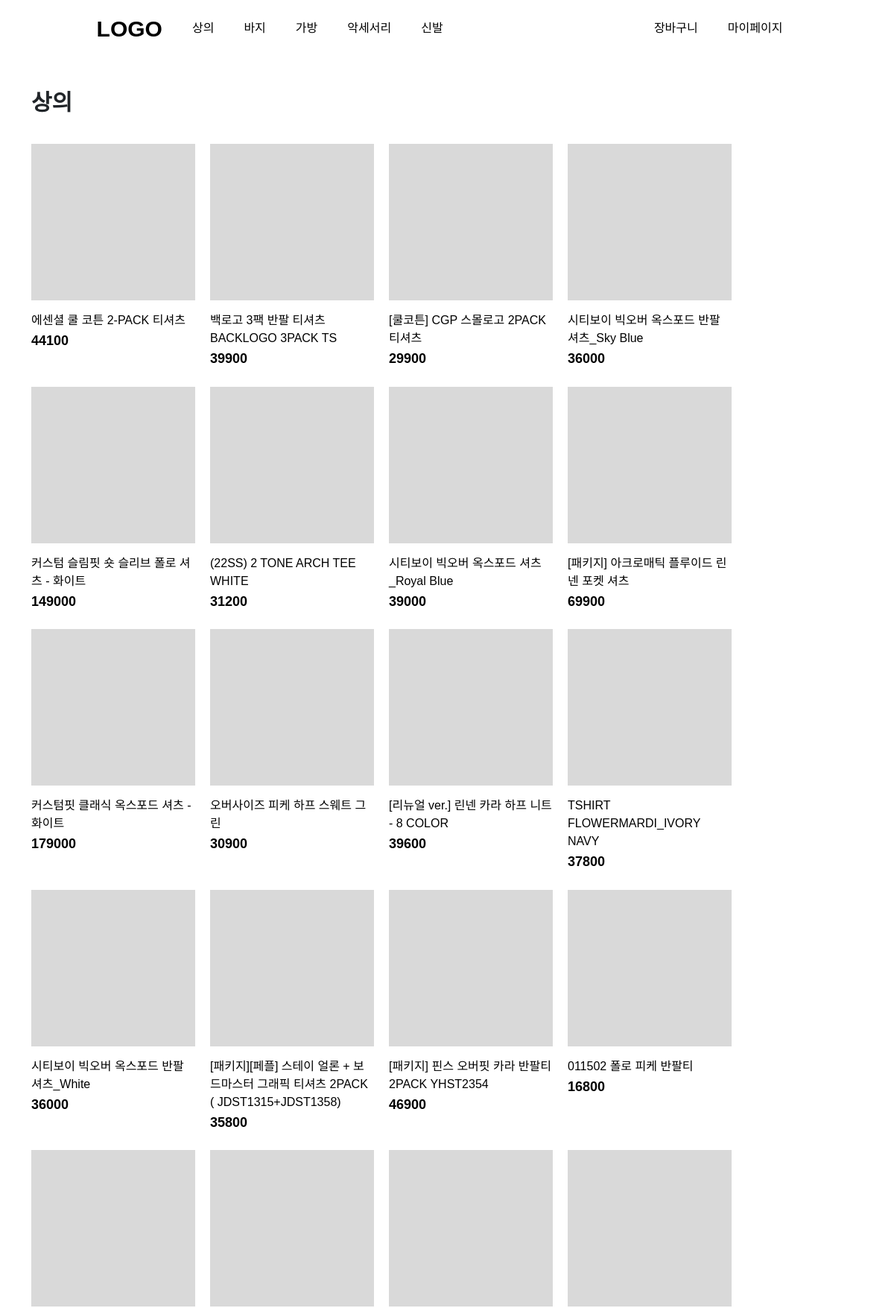
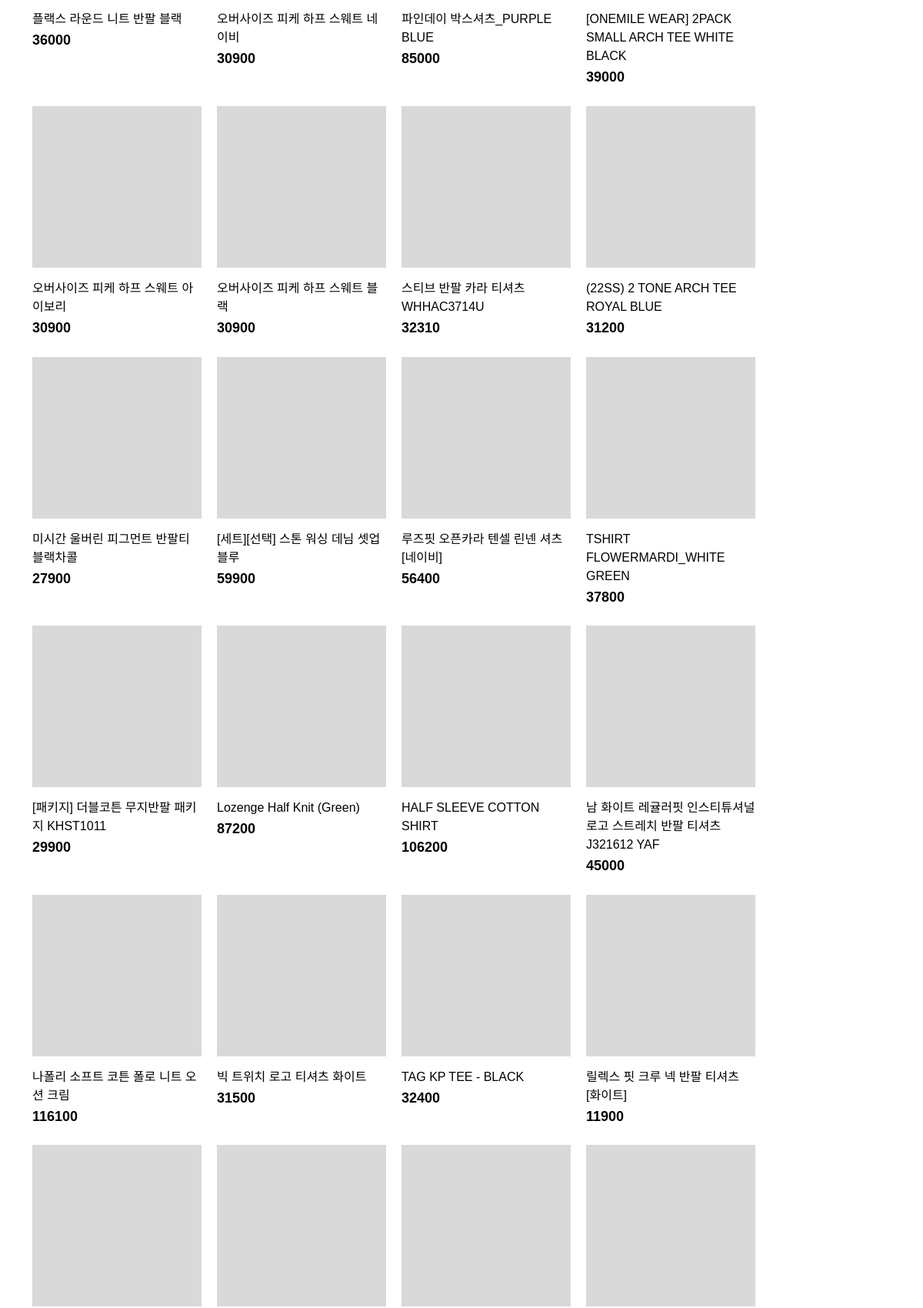
The page / (upper part) on the database its author committed (2 pictures, top to bottom).
### shop/models.py (models this page shows, shortened)
class Product(models.Model):
    product_num = models.AutoField(primary_key=True)
    category_code = models.ForeignKey(Product_category, on_delete=models.PROTECT)
    product_price = models.IntegerField()
    product_name = models.CharField(max_length=50)
    product_stock = models.IntegerField(default=0)
    product_date = models.DateField(auto_now_add=True)
    product_rate = models.FloatField(default=0)
    product_image = models.ImageField(null=True, blank=True, upload_to='UploadedFiles')
    product_color = models.CharField(max_length=50, null=True) # 색상 # null 허용
    product_size = models.CharField(max_length=50, null=True)  # 사이즈 # null 허용
    class Meta:
       db_table = 'P2_Product'
       verbose_name = '상품'
       verbose_name_plural = '상품(들)'

### shop/views.py (the view)
# urls.py: path('', views.main, name='main'),
def main(request):
    main_cg = 3
    products = Product.objects.filter(category_code_id=main_cg).values('product_name', 'product_price').distinct()
    category = Product_category.objects.filter(category_code=main_cg).values('category_name')
    context = {
        'category': category[0],
        'products' : products,
    }
    return render(request, 'index.html', context)

### shop/templates/index.html
{% extends "base.html" %}
{% load static %}
{% block contents %}
<h1>{{ category.category_name }}</h1>
<div class="d-flex flex-wrap">
    {% for product in products %}
    <div style="width: 240px;">
        <a href="{% url 'product' product.product_name %}">
            <div class="product">
                <div class="prod_image" style="width: 100%; height: 210px; background-color: #D9D9D9;"></div>
                <div>
                    <p class="prod_name fs-16">{{ product.product_name }}</p>
                    <h2 class="prod_price fs-18">{{ product.product_price }}</h2>
                </div>
            </div>
        </a>
    </div>
    {% endfor %}
</div>
{% endblock %}

### static/bs/css/css.css (style rules this page uses)
body { font-family: 'Noto Sans KR', sans-serif; }
a { text-decoration: none; color: black; }
h1 { font-size: 30px; font-weight: bold; margin-bottom: 37px; }
h2 { font-size: 18px; font-weight: bold; }
.fs-18 { font-size: 18px; }
.fs-16 { font-size: 16px; }
.product { margin-right: 20px; margin-bottom: 26px; }
.prod_image { margin-bottom: 15px; }
.prod_name { margin-bottom: 5px; }

### rows shown on the page
Product: product_name "백로고 3팩 반팔 티셔츠 BACKLOGO 3PACK TS", product_price "39900"
Product: product_name "TSHIRT FLOWERMARDI_IVORY NAVY", product_price "37800"
Product: product_name "TSHIRT FLOWERMARDI_WHITE GREEN", product_price "37800"
Product: product_name "남 화이트 레귤러핏 인스티튜셔널 로고 스트레치 반팔 티셔츠 J321612 YAF", product_price "45000"

### other values the page prints
{{ category.category_name }} "상의"
{{ product.product_name }} "에센셜 쿨 코튼 2-PACK 티셔츠" "[쿨코튼] CGP 스몰로고 2PACK 티셔츠" "시티보이 빅오버 옥스포드 반팔 셔츠_Sky Blue" "커스텀 슬림핏 숏 슬리브 폴로 셔츠 - 화이트" "(22SS) 2 TONE ARCH TEE WHITE" "시티보이 빅오버 옥스포드 셔츠_Royal Blue" "[패키지] 아크로매틱 플루이드 린넨 포켓 셔츠" "커스텀핏 클래식 옥스포드 셔츠 - 화이트" "오버사이즈 피케 하프 스웨트 그린" "[리뉴얼 ver.] 린넨 카라 하프 니트 - 8 COLOR" "시티보이 빅오버 옥스포드 반팔 셔츠_White" "[패키지][페플] 스테이 얼론 + 보드마스터 그래픽 티셔츠 2PACK ( JDST1315+JDST1358)" "[패키지] 핀스 오버핏 카라 반팔티 2PACK YHST2354" "011502 폴로 피케 반팔티" "플랙스 라운드 니트 반팔 블랙" "오버사이즈 피케 하프 스웨트 네이비" "파인데이 박스셔츠_PURPLE BLUE" "[ONEMILE WEAR] 2PACK SMALL ARCH TEE WHITE BLACK" "오버사이즈 피케 하프 스웨트 아이보리" "오버사이즈 피케 하프 스웨트 블랙" "스티브 반팔 카라 티셔츠 WHHAC3714U" "(22SS) 2 TONE ARCH TEE ROYAL BLUE" "미시간 울버린 피그먼트 반팔티 블랙차콜" "[세트][선택] 스톤 워싱 데님 셋업 블루" "루즈핏 오픈카라 텐셀 린넨 셔츠 [네이비]" "[패키지] 더블코튼 무지반팔 패키지 KHST1011" "Lozenge Half Knit (Green)" "HALF SLEEVE COTTON SHIRT" "나폴리 소프트 코튼 폴로 니트 오션 크림" "빅 트위치 로고 티셔츠 화이트" "TAG KP TEE - BLACK" "릴렉스 핏 크루 넥 반팔 티셔츠 [화이트]"
{{ product.product_price }} "44100" "29900" "36000" "149000" "31200" "39000" "69900" "179000" "30900" "39600" "36000" "35800" "46900" "16800" "36000" "30900" "85000" "39000" "30900" "30900" "32310" "31200" "27900" "59900" "56400" "29900" "87200" "106200" "116100" "31500" "32400" "11900"
